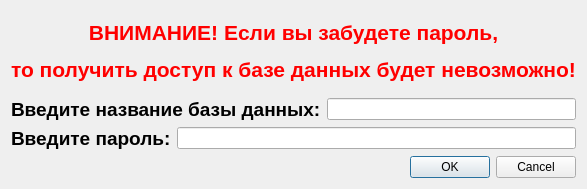
<?xml version="1.0" encoding="UTF-8"?>
<ui version="4.0">
 <class>CreateDatabaseWidget</class>
 <widget class="QDialog" name="CreateDatabaseWidget">
  <property name="windowModality">
   <enum>Qt::ApplicationModal</enum>
  </property>
  <property name="geometry">
   <rect>
    <x>0</x>
    <y>0</y>
    <width>585</width>
    <height>189</height>
   </rect>
  </property>
  <property name="windowTitle">
   <string>Создать базу данных</string>
  </property>
  <layout class="QGridLayout" name="gridLayout">
   <item row="0" column="0">
    <layout class="QVBoxLayout" name="verticalLayout">
     <item>
      <widget class="QLabel" name="warning">
       <property name="text">
        <string>&lt;html&gt;&lt;head/&gt;&lt;body&gt;&lt;p align=&quot;center&quot;&gt;&lt;span style=&quot; font-size:16pt; font-weight:700; color:#ff0000;&quot;&gt;ВНИМАНИЕ! Если вы забудете пароль,&lt;/span&gt;&lt;/p&gt;&lt;p align=&quot;center&quot;&gt;&lt;span style=&quot; font-size:16pt; font-weight:700; color:#ff0000;&quot;&gt;то получить доступ к базе данных будет невозможно!&lt;/span&gt;&lt;/p&gt;&lt;/body&gt;&lt;/html&gt;</string>
       </property>
      </widget>
     </item>
     <item>
      <layout class="QHBoxLayout" name="horizontalLayout_2">
       <item>
        <widget class="QLabel" name="label">
         <property name="text">
          <string>&lt;html&gt;&lt;head/&gt;&lt;body&gt;&lt;p&gt;&lt;span style=&quot; font-size:14pt; font-weight:700;&quot;&gt;Введите название базы данных:&lt;/span&gt;&lt;/p&gt;&lt;/body&gt;&lt;/html&gt;</string>
         </property>
        </widget>
       </item>
       <item>
        <widget class="QLineEdit" name="baseName">
         <property name="maxLength">
          <number>64</number>
         </property>
        </widget>
       </item>
      </layout>
     </item>
     <item>
      <layout class="QHBoxLayout" name="horizontalLayout">
       <item>
        <widget class="QLabel" name="label_2">
         <property name="text">
          <string>&lt;html&gt;&lt;head/&gt;&lt;body&gt;&lt;p&gt;&lt;span style=&quot; font-size:14pt; font-weight:700;&quot;&gt;Введите пароль:&lt;/span&gt;&lt;/p&gt;&lt;/body&gt;&lt;/html&gt;</string>
         </property>
        </widget>
       </item>
       <item>
        <widget class="QLineEdit" name="basePassword">
         <property name="maxLength">
          <number>64</number>
         </property>
        </widget>
       </item>
      </layout>
     </item>
     <item>
      <widget class="QDialogButtonBox" name="buttonBox">
       <property name="orientation">
        <enum>Qt::Horizontal</enum>
       </property>
       <property name="standardButtons">
        <set>QDialogButtonBox::Cancel|QDialogButtonBox::Ok</set>
       </property>
      </widget>
     </item>
    </layout>
   </item>
  </layout>
 </widget>
 <resources/>
 <connections>
  <connection>
   <sender>buttonBox</sender>
   <signal>rejected()</signal>
   <receiver>CreateDatabaseWidget</receiver>
   <slot>reject()</slot>
   <hints>
    <hint type="sourcelabel">
     <x>316</x>
     <y>260</y>
    </hint>
    <hint type="destinationlabel">
     <x>286</x>
     <y>274</y>
    </hint>
   </hints>
  </connection>
 </connections>
</ui>
